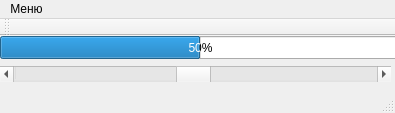
<?xml version="1.0" encoding="UTF-8"?>
<ui version="4.0">
 <class>MainWindow</class>
 <widget class="QMainWindow" name="MainWindow">
  <property name="geometry">
   <rect>
    <x>0</x>
    <y>0</y>
    <width>395</width>
    <height>113</height>
   </rect>
  </property>
  <property name="sizePolicy">
   <sizepolicy hsizetype="Fixed" vsizetype="Fixed">
    <horstretch>200</horstretch>
    <verstretch>114</verstretch>
   </sizepolicy>
  </property>
  <property name="minimumSize">
   <size>
    <width>395</width>
    <height>113</height>
   </size>
  </property>
  <property name="maximumSize">
   <size>
    <width>395</width>
    <height>113</height>
   </size>
  </property>
  <property name="windowTitle">
   <string>MainWindow</string>
  </property>
  <widget class="QWidget" name="centralWidget">
   <widget class="QScrollBar" name="horizontalScrollBar">
    <property name="geometry">
     <rect>
      <x>0</x>
      <y>30</y>
      <width>391</width>
      <height>16</height>
     </rect>
    </property>
    <property name="minimum">
     <number>1</number>
    </property>
    <property name="maximum">
     <number>100</number>
    </property>
    <property name="sliderPosition">
     <number>50</number>
    </property>
    <property name="orientation">
     <enum>Qt::Horizontal</enum>
    </property>
   </widget>
   <widget class="QProgressBar" name="progressBar">
    <property name="geometry">
     <rect>
      <x>0</x>
      <y>0</y>
      <width>401</width>
      <height>23</height>
     </rect>
    </property>
    <property name="value">
     <number>50</number>
    </property>
   </widget>
  </widget>
  <widget class="QMenuBar" name="menuBar">
   <property name="geometry">
    <rect>
     <x>0</x>
     <y>0</y>
     <width>395</width>
     <height>26</height>
    </rect>
   </property>
   <widget class="QMenu" name="menu">
    <property name="title">
     <string>Меню</string>
    </property>
    <addaction name="action_2"/>
   </widget>
   <addaction name="menu"/>
  </widget>
  <widget class="QToolBar" name="mainToolBar">
   <attribute name="toolBarArea">
    <enum>TopToolBarArea</enum>
   </attribute>
   <attribute name="toolBarBreak">
    <bool>false</bool>
   </attribute>
  </widget>
  <widget class="QStatusBar" name="statusBar"/>
  <action name="action">
   <property name="text">
    <string>лол</string>
   </property>
  </action>
  <action name="action_2">
   <property name="text">
    <string>Выход</string>
   </property>
  </action>
 </widget>
 <layoutdefault spacing="6" margin="11"/>
 <resources/>
 <connections/>
</ui>
